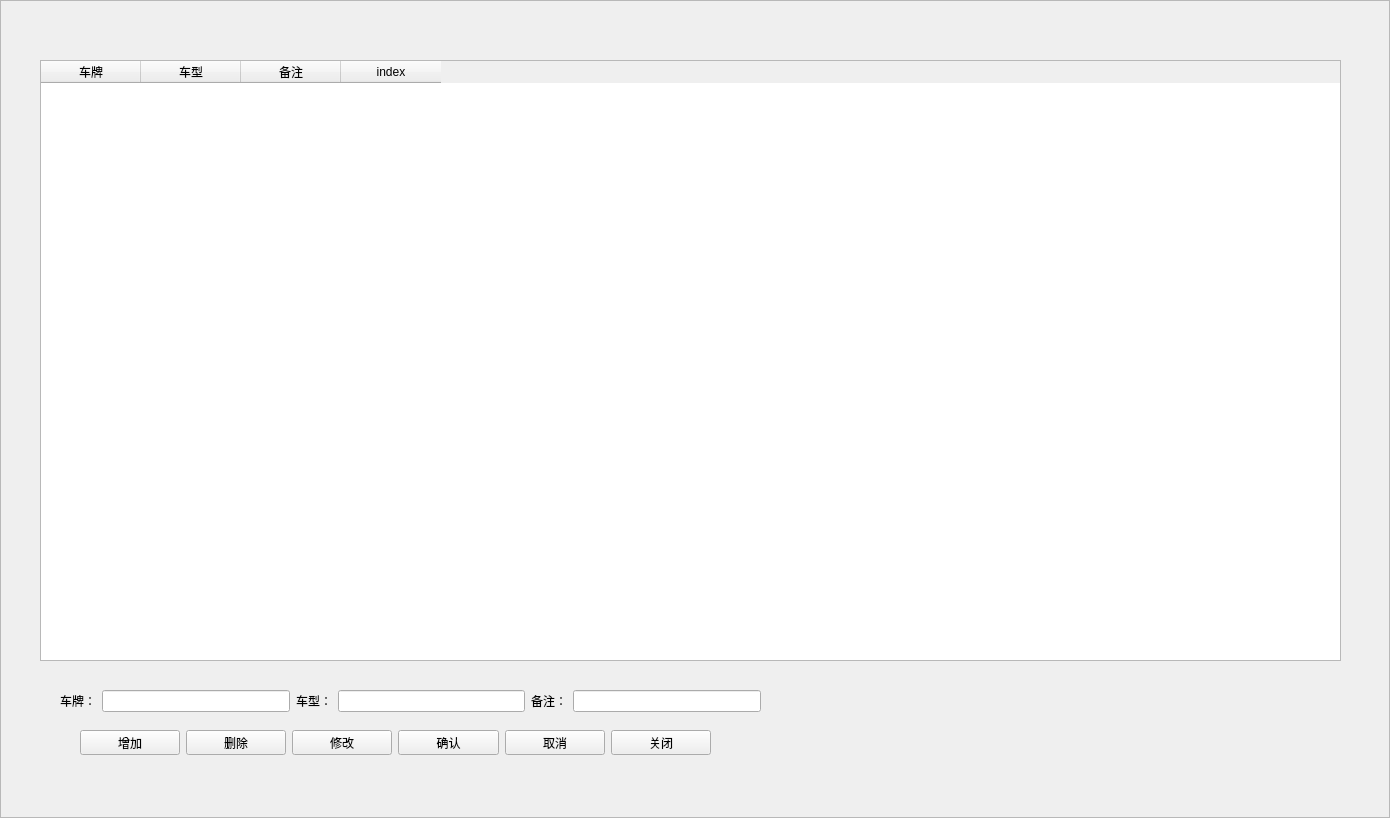
<?xml version="1.0" encoding="UTF-8"?>
<ui version="4.0">
 <class>CBlacklist</class>
 <widget class="QFrame" name="CBlacklist">
  <property name="geometry">
   <rect>
    <x>0</x>
    <y>0</y>
    <width>1390</width>
    <height>818</height>
   </rect>
  </property>
  <property name="windowTitle">
   <string>黑名单</string>
  </property>
  <property name="styleSheet">
   <string notr="true">background-image:url(D:/WinParkUI/debug/Image/NewIcon/CommonBigBG-normal.jpg);</string>
  </property>
  <property name="frameShape">
   <enum>QFrame::StyledPanel</enum>
  </property>
  <property name="frameShadow">
   <enum>QFrame::Raised</enum>
  </property>
  <widget class="QWidget" name="widget" native="true">
   <property name="geometry">
    <rect>
     <x>40</x>
     <y>60</y>
     <width>1301</width>
     <height>731</height>
    </rect>
   </property>
   <property name="styleSheet">
    <string notr="true">background-image:url(none);</string>
   </property>
   <widget class="QTableWidget" name="tableBlacklist">
    <property name="geometry">
     <rect>
      <x>0</x>
      <y>0</y>
      <width>1301</width>
      <height>601</height>
     </rect>
    </property>
    <property name="styleSheet">
     <string notr="true">background-image:url(none);</string>
    </property>
    <column>
     <property name="text">
      <string>车牌</string>
     </property>
    </column>
    <column>
     <property name="text">
      <string>车型</string>
     </property>
    </column>
    <column>
     <property name="text">
      <string>备注</string>
     </property>
    </column>
    <column>
     <property name="text">
      <string>index</string>
     </property>
    </column>
   </widget>
   <widget class="QWidget" name="widget_2" native="true">
    <property name="geometry">
     <rect>
      <x>10</x>
      <y>600</y>
      <width>1411</width>
      <height>111</height>
     </rect>
    </property>
    <property name="styleSheet">
     <string notr="true">background-image:url(none);</string>
    </property>
    <widget class="QWidget" name="layoutWidget">
     <property name="geometry">
      <rect>
       <x>30</x>
       <y>70</y>
       <width>631</width>
       <height>25</height>
      </rect>
     </property>
     <property name="styleSheet">
      <string notr="true">background-image:url(none);</string>
     </property>
     <layout class="QHBoxLayout" name="horizontalLayout">
      <item>
       <widget class="QPushButton" name="btnAdd">
        <property name="styleSheet">
         <string notr="true">background-image:url(none);</string>
        </property>
        <property name="text">
         <string>增加</string>
        </property>
       </widget>
      </item>
      <item>
       <widget class="QPushButton" name="btnDelete">
        <property name="styleSheet">
         <string notr="true">background-image:url(none);</string>
        </property>
        <property name="text">
         <string>删除</string>
        </property>
       </widget>
      </item>
      <item>
       <widget class="QPushButton" name="btnModify">
        <property name="styleSheet">
         <string notr="true">background-image:url(none);</string>
        </property>
        <property name="text">
         <string>修改</string>
        </property>
       </widget>
      </item>
      <item>
       <widget class="QPushButton" name="btnOk">
        <property name="styleSheet">
         <string notr="true">background-image:url(none);</string>
        </property>
        <property name="text">
         <string>确认</string>
        </property>
       </widget>
      </item>
      <item>
       <widget class="QPushButton" name="btnCancel">
        <property name="styleSheet">
         <string notr="true">background-image:url(none);</string>
        </property>
        <property name="text">
         <string>取消</string>
        </property>
       </widget>
      </item>
      <item>
       <widget class="QPushButton" name="btnMinimalize">
        <property name="styleSheet">
         <string notr="true">background-image:url(none);</string>
        </property>
        <property name="text">
         <string>关闭</string>
        </property>
       </widget>
      </item>
     </layout>
    </widget>
    <widget class="QWidget" name="layoutWidget">
     <property name="geometry">
      <rect>
       <x>10</x>
       <y>30</y>
       <width>701</width>
       <height>22</height>
      </rect>
     </property>
     <property name="styleSheet">
      <string notr="true">background-image:url(none);</string>
     </property>
     <layout class="QHBoxLayout" name="horizontalLayout_2">
      <item>
       <widget class="QLabel" name="label">
        <property name="styleSheet">
         <string notr="true">background-image:url(none);</string>
        </property>
        <property name="text">
         <string>车牌：</string>
        </property>
       </widget>
      </item>
      <item>
       <widget class="QLineEdit" name="edtName">
        <property name="styleSheet">
         <string notr="true">background-image:url(none);</string>
        </property>
       </widget>
      </item>
      <item>
       <widget class="QLabel" name="label_2">
        <property name="styleSheet">
         <string notr="true">background-image:url(none);</string>
        </property>
        <property name="text">
         <string>车型：</string>
        </property>
       </widget>
      </item>
      <item>
       <widget class="QLineEdit" name="edtType">
        <property name="styleSheet">
         <string notr="true">background-image:url(none);</string>
        </property>
       </widget>
      </item>
      <item>
       <widget class="QLabel" name="label_4">
        <property name="styleSheet">
         <string notr="true">background-image:url(none);</string>
        </property>
        <property name="text">
         <string>备注：</string>
        </property>
       </widget>
      </item>
      <item>
       <widget class="QLineEdit" name="edtExplain">
        <property name="styleSheet">
         <string notr="true">background-image:url(none);</string>
        </property>
       </widget>
      </item>
     </layout>
    </widget>
    <widget class="QLabel" name="lblID">
     <property name="geometry">
      <rect>
       <x>10</x>
       <y>90</y>
       <width>54</width>
       <height>12</height>
      </rect>
     </property>
     <property name="text">
      <string/>
     </property>
    </widget>
   </widget>
  </widget>
  <widget class="QLabel" name="lblTitle">
   <property name="geometry">
    <rect>
     <x>30</x>
     <y>5</y>
     <width>141</width>
     <height>21</height>
    </rect>
   </property>
   <property name="font">
    <font>
     <weight>75</weight>
     <bold>true</bold>
    </font>
   </property>
   <property name="styleSheet">
    <string notr="true">background-image:url(none);
color: rgb(170, 0, 0);</string>
   </property>
   <property name="text">
    <string/>
   </property>
  </widget>
  <widget class="QLabel" name="lblClose">
   <property name="geometry">
    <rect>
     <x>1350</x>
     <y>7</y>
     <width>30</width>
     <height>15</height>
    </rect>
   </property>
   <property name="text">
    <string/>
   </property>
  </widget>
 </widget>
 <resources/>
 <connections/>
</ui>
